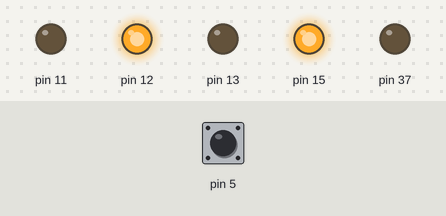
Bench run of a program on a simulated Raspberry Pi (header pin numbers). Parts: output pins drawn as LEDs (lit = HIGH). Inputs (shaded band) come from the test bench; at power-on: pin 5 HIGH.

Above: at 5.0 s.
5.1 s: pin 5 pulled LOW for 0.15 s
At 8.8 s:
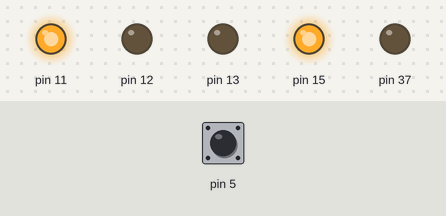
At 10.4 s:
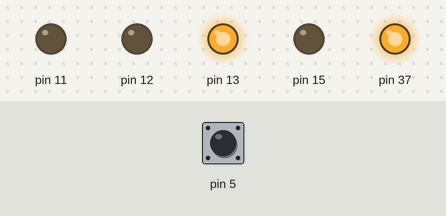
Timing chart, 0 to 17.2 s (numbered marks = the images above; inputs shaded):
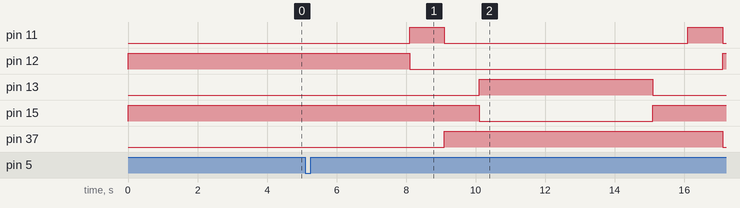

The program:

Test.py
```python
import RPi.GPIO as gpio
import time

gpio.setmode(gpio.BOARD)
gpio.setup(11,gpio.OUT) #Gelb
gpio.setup(12,gpio.OUT) #Grün
gpio.setup(37,gpio.OUT) #Rot

gpio.setup(13,gpio.OUT) #Fuß_Grün
gpio.setup(15,gpio.OUT) #Fuß_Rot

gpio.setup(5, gpio.IN, pull_up_down=gpio.PUD_UP)
i = 0

gpio.output(12,gpio.HIGH) # Grün an
gpio.output(15,gpio.HIGH) #Fuß_rot an

while i < 3:
    if gpio.input(5) == gpio.LOW: # Taster gedrückt
        i += 1
        time.sleep(3)

        gpio.output(12, gpio.LOW)  #Grün aus
        gpio.output(11, gpio.HIGH) #Gelb an
        time.sleep(1)

        gpio.output(11, gpio.LOW)  #Gelb aus
        gpio.output(37, gpio.HIGH) #Rot an
        time.sleep(1)

        gpio.output(15, gpio.LOW)  #Fuß_rot aus
        gpio.output(13, gpio.HIGH) #Fuß_grün an
        time.sleep(5)

        gpio.output(13, gpio.LOW)  #Fuß_grün aus
        gpio.output(15, gpio.HIGH) #Fuß_rot an
        time.sleep(1)

        gpio.output(11, gpio.HIGH) #Gelb an
        time.sleep(1)

        gpio.output(37, gpio.LOW)  #Rot aus
        gpio.output(11, gpio.LOW)  #Gelb aus
        gpio.output(12, gpio.HIGH) #Grün an
        time.sleep(0.1)
gpio.cleanup()
```

Measured:
- after the input at 5.1 s, pin 11: alternates HIGH for 1.0 s and LOW for 7.0 s, starting after 3.0 s; pin 12: HIGH → LOW after 3.0 s, → HIGH 9.0 s later; pin 13: LOW → HIGH after 5.0 s, → LOW 5.0 s later; pin 15: HIGH → LOW after 5.0 s, → HIGH 5.0 s later; pin 37: LOW → HIGH after 4.0 s, → LOW 8.0 s later
